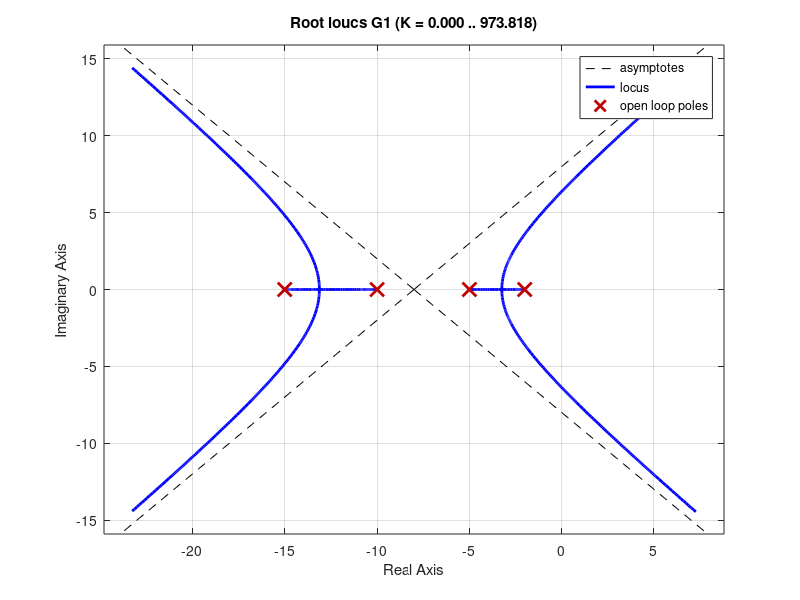

This figure's MATLAB source: (Note: this script raises an error after producing the figure.)
%% Control Systems Homework 8

G1 = zpk([],[-2 -5 -10 -15],[200]);
rlocus(G1);
X1a = evalfr(G1, -1.9100 + 3.7400i)
k1a = 1/X1a

Gcl1a = minreal(G1*k1a / (1+G1*k1a))

Gcl1aFinal = zpk([],[-16.9 .5461 (7.826 + 5.207j) (7.826-5.207j)],[-2315.1])